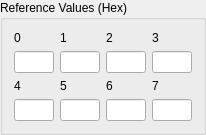
      <widget class="QGroupBox" name="groupBox_2">
       <property name="sizePolicy">
        <sizepolicy hsizetype="Fixed" vsizetype="Fixed">
         <horstretch>0</horstretch>
         <verstretch>0</verstretch>
        </sizepolicy>
       </property>
       <property name="title">
        <string>Reference Values (Hex)</string>
       </property>
       <layout class="QVBoxLayout" name="verticalLayout_8">
        <item>
         <layout class="QHBoxLayout" name="horizontalLayout_4">
          <item>
           <widget class="QLabel" name="label_6">
            <property name="text">
             <string>0</string>
            </property>
           </widget>
          </item>
          <item>
           <widget class="QLabel" name="label_5">
            <property name="text">
             <string>1</string>
            </property>
           </widget>
          </item>
          <item>
           <widget class="QLabel" name="label_7">
            <property name="text">
             <string>2</string>
            </property>
           </widget>
          </item>
          <item>
           <widget class="QLabel" name="label_8">
            <property name="text">
             <string>3</string>
            </property>
           </widget>
          </item>
         </layout>
        </item>
        <item>
         <layout class="QHBoxLayout" name="horizontalLayout_7">
          <item>
           <widget class="QLineEdit" name="txtRef1">
            <property name="sizePolicy">
             <sizepolicy hsizetype="Fixed" vsizetype="Fixed">
              <horstretch>0</horstretch>
              <verstretch>0</verstretch>
             </sizepolicy>
            </property>
            <property name="maximumSize">
             <size>
              <width>40</width>
              <height>16777215</height>
             </size>
            </property>
            <property name="baseSize">
             <size>
              <width>80</width>
              <height>0</height>
             </size>
            </property>
           </widget>
          </item>
          <item>
           <widget class="QLineEdit" name="txtRef2">
            <property name="sizePolicy">
             <sizepolicy hsizetype="Fixed" vsizetype="Fixed">
              <horstretch>0</horstretch>
              <verstretch>0</verstretch>
             </sizepolicy>
            </property>
            <property name="maximumSize">
             <size>
              <width>40</width>
              <height>16777215</height>
             </size>
            </property>
            <property name="baseSize">
             <size>
              <width>80</width>
              <height>0</height>
             </size>
            </property>
           </widget>
          </item>
          <item>
           <widget class="QLineEdit" name="txtRef3">
            <property name="sizePolicy">
             <sizepolicy hsizetype="Fixed" vsizetype="Fixed">
              <horstretch>0</horstretch>
              <verstretch>0</verstretch>
             </sizepolicy>
            </property>
            <property name="maximumSize">
             <size>
              <width>40</width>
              <height>16777215</height>
             </size>
            </property>
            <property name="baseSize">
             <size>
              <width>80</width>
              <height>0</height>
             </size>
            </property>
           </widget>
          </item>
          <item>
           <widget class="QLineEdit" name="txtRef4">
            <property name="sizePolicy">
             <sizepolicy hsizetype="Fixed" vsizetype="Fixed">
              <horstretch>0</horstretch>
              <verstretch>0</verstretch>
             </sizepolicy>
            </property>
            <property name="maximumSize">
             <size>
              <width>40</width>
              <height>16777215</height>
             </size>
            </property>
            <property name="baseSize">
             <size>
              <width>80</width>
              <height>0</height>
             </size>
            </property>
           </widget>
          </item>
         </layout>
        </item>
        <item>
         <layout class="QHBoxLayout" name="horizontalLayout_8">
          <item>
           <widget class="QLabel" name="label_10">
            <property name="text">
             <string>4</string>
            </property>
           </widget>
          </item>
          <item>
           <widget class="QLabel" name="label_9">
            <property name="text">
             <string>5</string>
            </property>
           </widget>
          </item>
          <item>
           <widget class="QLabel" name="label_11">
            <property name="text">
             <string>6</string>
            </property>
           </widget>
          </item>
          <item>
           <widget class="QLabel" name="label_12">
            <property name="text">
             <string>7</string>
            </property>
           </widget>
          </item>
         </layout>
        </item>
        <item>
         <layout class="QHBoxLayout" name="horizontalLayout_9">
          <item>
           <widget class="QLineEdit" name="txtRef5">
            <property name="sizePolicy">
             <sizepolicy hsizetype="Fixed" vsizetype="Fixed">
              <horstretch>0</horstretch>
              <verstretch>0</verstretch>
             </sizepolicy>
            </property>
            <property name="maximumSize">
             <size>
              <width>40</width>
              <height>16777215</height>
             </size>
            </property>
           </widget>
          </item>
          <item>
           <widget class="QLineEdit" name="txtRef6">
            <property name="sizePolicy">
             <sizepolicy hsizetype="Fixed" vsizetype="Fixed">
              <horstretch>0</horstretch>
              <verstretch>0</verstretch>
             </sizepolicy>
            </property>
            <property name="maximumSize">
             <size>
              <width>40</width>
              <height>16777215</height>
             </size>
            </property>
           </widget>
          </item>
          <item>
           <widget class="QLineEdit" name="txtRef7">
            <property name="sizePolicy">
             <sizepolicy hsizetype="Fixed" vsizetype="Fixed">
              <horstretch>0</horstretch>
              <verstretch>0</verstretch>
             </sizepolicy>
            </property>
            <property name="maximumSize">
             <size>
              <width>40</width>
              <height>16777215</height>
             </size>
            </property>
           </widget>
          </item>
          <item>
           <widget class="QLineEdit" name="txtRef8">
            <property name="sizePolicy">
             <sizepolicy hsizetype="Fixed" vsizetype="Fixed">
              <horstretch>0</horstretch>
              <verstretch>0</verstretch>
             </sizepolicy>
            </property>
            <property name="maximumSize">
             <size>
              <width>40</width>
              <height>16777215</height>
             </size>
            </property>
           </widget>
          </item>
         </layout>
        </item>
       </layout>
      </widget>
